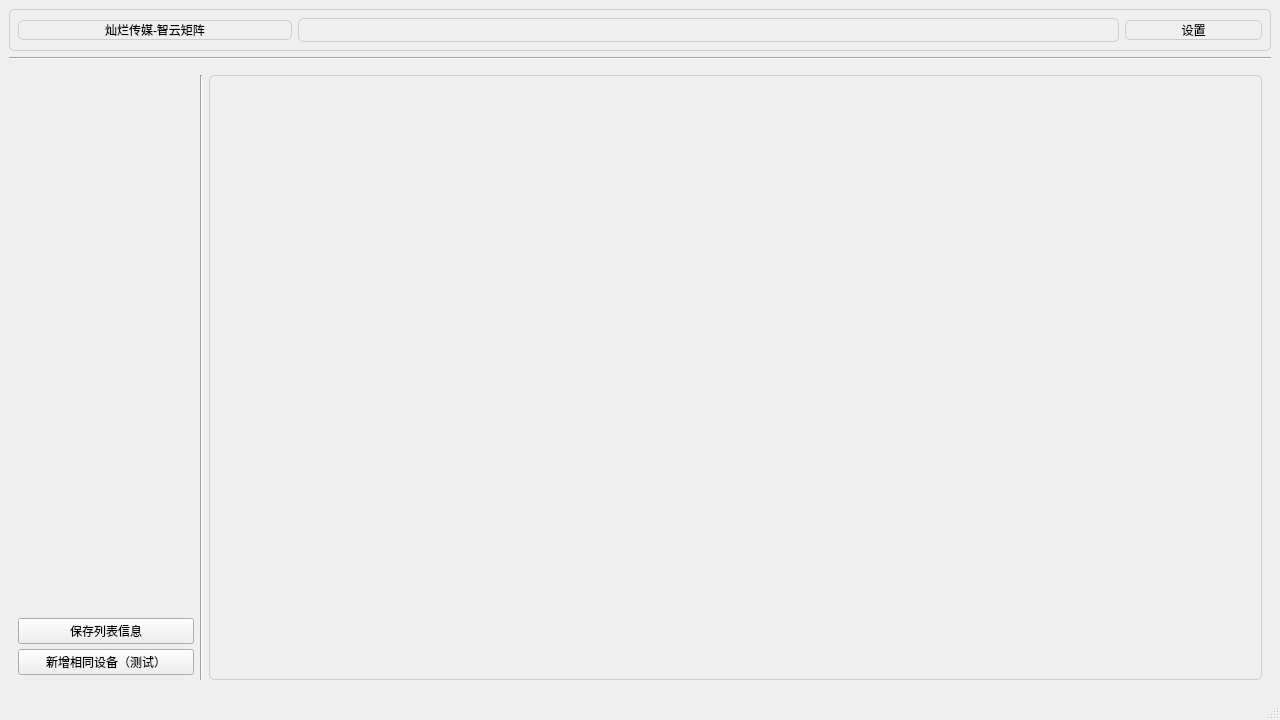
<?xml version="1.0" encoding="UTF-8"?>
<ui version="4.0">
 <class>MainWindow</class>
 <widget class="QMainWindow" name="MainWindow">
  <property name="geometry">
   <rect>
    <x>0</x>
    <y>0</y>
    <width>1280</width>
    <height>720</height>
   </rect>
  </property>
  <property name="minimumSize">
   <size>
    <width>800</width>
    <height>600</height>
   </size>
  </property>
  <property name="windowTitle">
   <string>灿烂传媒-智云矩阵</string>
  </property>
  <widget class="QWidget" name="centralwidget">
   <layout class="QVBoxLayout" name="verticalLayout" stretch="1,0,15">
    <property name="leftMargin">
     <number>9</number>
    </property>
    <property name="topMargin">
     <number>9</number>
    </property>
    <property name="rightMargin">
     <number>9</number>
    </property>
    <property name="bottomMargin">
     <number>9</number>
    </property>
    <item>
     <widget class="QWidget" name="topwidget" native="true">
      <property name="styleSheet">
       <string notr="true">border: 1px solid #CDCDCD; border-radius: 5px;</string>
      </property>
      <layout class="QHBoxLayout" name="horizontalLayout_2" stretch="2,6,1">
       <item>
        <widget class="QPushButton" name="pushButton_3">
         <property name="sizePolicy">
          <sizepolicy hsizetype="Preferred" vsizetype="Fixed">
           <horstretch>0</horstretch>
           <verstretch>0</verstretch>
          </sizepolicy>
         </property>
         <property name="text">
          <string>灿烂传媒-智云矩阵</string>
         </property>
        </widget>
       </item>
       <item>
        <widget class="ToolForm" name="shortcutwidget" native="true"/>
       </item>
       <item>
        <widget class="QPushButton" name="configbutton">
         <property name="text">
          <string>设置</string>
         </property>
        </widget>
       </item>
      </layout>
     </widget>
    </item>
    <item>
     <widget class="Line" name="line">
      <property name="orientation">
       <enum>Qt::Horizontal</enum>
      </property>
     </widget>
    </item>
    <item>
     <widget class="QWidget" name="middlewidget" native="true">
      <property name="maximumSize">
       <size>
        <width>16777215</width>
        <height>16777215</height>
       </size>
      </property>
      <property name="styleSheet">
       <string notr="true"/>
      </property>
      <layout class="QHBoxLayout" name="horizontalLayout" stretch="1,0,6">
       <item>
        <widget class="QWidget" name="leftwidget" native="true">
         <layout class="QVBoxLayout" name="verticalLayout_2" stretch="8,1">
          <property name="spacing">
           <number>0</number>
          </property>
          <property name="leftMargin">
           <number>0</number>
          </property>
          <property name="topMargin">
           <number>0</number>
          </property>
          <property name="rightMargin">
           <number>0</number>
          </property>
          <property name="bottomMargin">
           <number>0</number>
          </property>
          <item>
           <widget class="CustomTreeWidget" name="treewidget" native="true"/>
          </item>
          <item>
           <widget class="QWidget" name="logwidget" native="true">
            <layout class="QVBoxLayout" name="verticalLayout_3">
             <property name="spacing">
              <number>0</number>
             </property>
             <property name="leftMargin">
              <number>0</number>
             </property>
             <property name="topMargin">
              <number>0</number>
             </property>
             <property name="rightMargin">
              <number>0</number>
             </property>
             <property name="bottomMargin">
              <number>0</number>
             </property>
             <item>
              <widget class="QPushButton" name="pushButton_2">
               <property name="text">
                <string>保存列表信息</string>
               </property>
              </widget>
             </item>
             <item>
              <widget class="QPushButton" name="pushButton">
               <property name="text">
                <string>新增相同设备（测试）</string>
               </property>
              </widget>
             </item>
            </layout>
           </widget>
          </item>
         </layout>
        </widget>
       </item>
       <item>
        <widget class="Line" name="line_2">
         <property name="orientation">
          <enum>Qt::Vertical</enum>
         </property>
        </widget>
       </item>
       <item>
        <widget class="QWidget" name="centerwidget" native="true">
         <property name="sizePolicy">
          <sizepolicy hsizetype="Expanding" vsizetype="Expanding">
           <horstretch>1</horstretch>
           <verstretch>1</verstretch>
          </sizepolicy>
         </property>
         <property name="styleSheet">
          <string notr="true">border: 1px solid #CDCDCD; border-radius: 5px;</string>
         </property>
         <layout class="QHBoxLayout" name="horizontalLayout_3" stretch="0">
          <property name="spacing">
           <number>0</number>
          </property>
          <property name="leftMargin">
           <number>0</number>
          </property>
          <property name="topMargin">
           <number>0</number>
          </property>
          <property name="rightMargin">
           <number>0</number>
          </property>
          <property name="bottomMargin">
           <number>0</number>
          </property>
          <item>
           <layout class="QGridLayout" name="gridLayout" rowstretch="0" columnstretch="0" rowminimumheight="0">
            <property name="leftMargin">
             <number>1</number>
            </property>
            <property name="topMargin">
             <number>1</number>
            </property>
            <property name="rightMargin">
             <number>1</number>
            </property>
            <property name="bottomMargin">
             <number>1</number>
            </property>
            <property name="spacing">
             <number>1</number>
            </property>
           </layout>
          </item>
         </layout>
        </widget>
       </item>
      </layout>
     </widget>
    </item>
   </layout>
  </widget>
  <widget class="QMenuBar" name="menubar">
   <property name="geometry">
    <rect>
     <x>0</x>
     <y>0</y>
     <width>905</width>
     <height>23</height>
    </rect>
   </property>
  </widget>
  <widget class="QStatusBar" name="statusbar"/>
 </widget>
 <customwidgets>
  <customwidget>
   <class>CustomTreeWidget</class>
   <extends>QWidget</extends>
   <header>CustomTreeWidget.h</header>
   <container>1</container>
  </customwidget>
  <customwidget>
   <class>ToolForm</class>
   <extends>QWidget</extends>
   <header location="global">toolform.h</header>
   <container>1</container>
  </customwidget>
 </customwidgets>
 <resources/>
 <connections/>
</ui>
